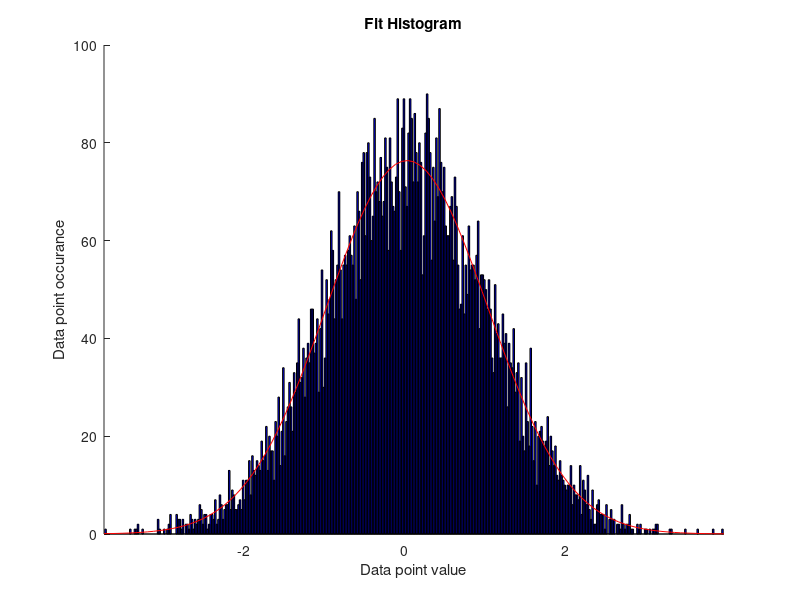

Write MATLAB code to recreate this figure.
%Number of datapoints
samples = 10000;

%Create a Matrix of 1 X samples (1xn)
dataUniform = randn(1,samples);

%Specify the number of bins
nbins = 400;

%Print the matrix size
message = sprintf('dataUniform Matrix size %d x %d', size(dataUniform,1), size(dataUniform,2));
disp(message);

%Plot data on figure with fitted line
figure
hold on
i = histfit(dataUniform,nbins);
title('Fit Histogram');
ylabel('Data point occurance');
xlabel('Data point value');